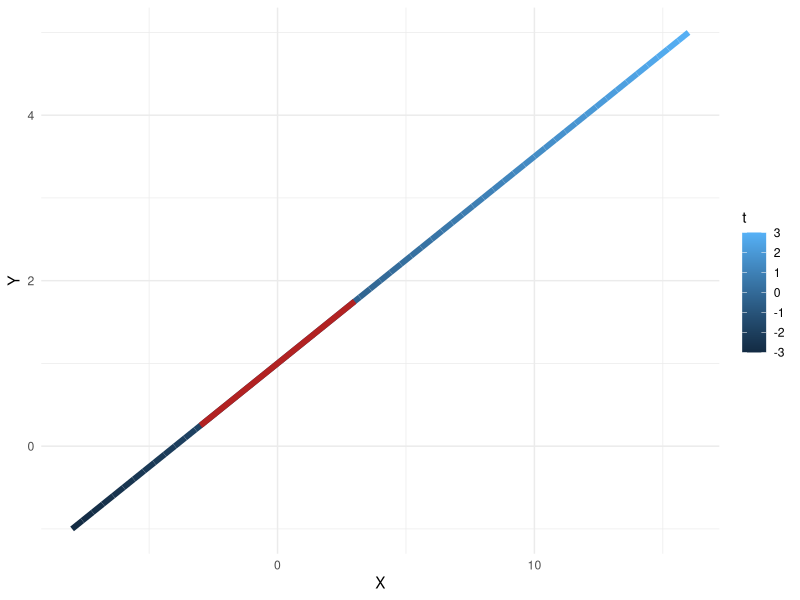
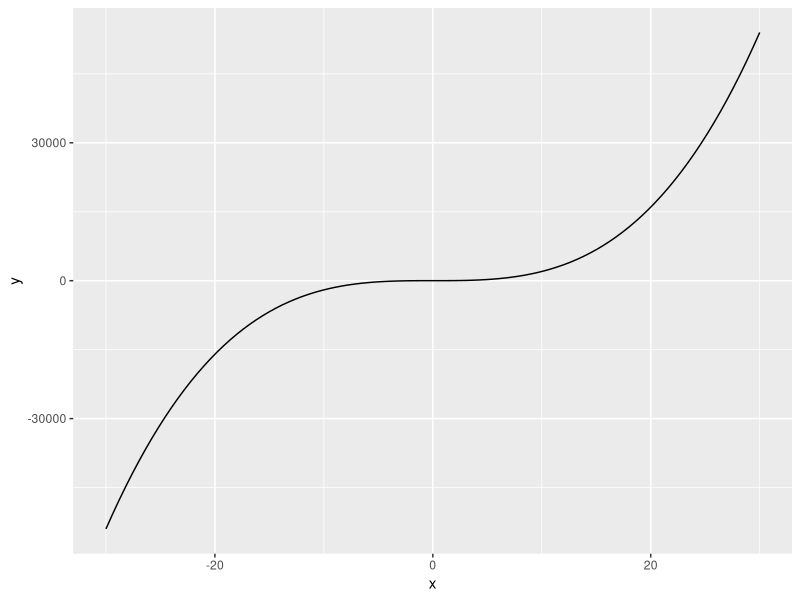

Source code (R) for these figures, in order:
## ---- chunk 1
#| fig.height: 3
#| fig.width: 5
#| message: false
#| warning: false
#| echo: false
#| fig.align: center

library(tidyverse)

parametric_function_x <- function(t){ 4*t + 4 }
parametric_function_y <- function(t){ t + 2 }
rectangular_equation <- function(t){ (1/4)*t + 1 } 

my_data <- data.frame(t = seq(from=-3, to=3, by=0.1)) |>
  mutate(parametric_function_x = parametric_function_x(t),
         parametric_function_y = parametric_function_y(t), 
         rectangular_equation = rectangular_equation(t))  

# head(my_data, 3)

ggplot(my_data)+ 
  geom_line(aes(parametric_function_x, parametric_function_y, color = t), size = 2)+
  geom_line(aes(t, rectangular_equation), size = 2, color = "firebrick")+
  labs(x = "X", y = "Y")+
#   scale_fill_gradient(low = "red", high = "green")+
  theme_minimal()

## ---- chunk 2
ggplot(data.frame(x=c(-30, 30)), aes(x=x)) + 
  stat_function(fun=function(x){2 * (x^3) + 5})
